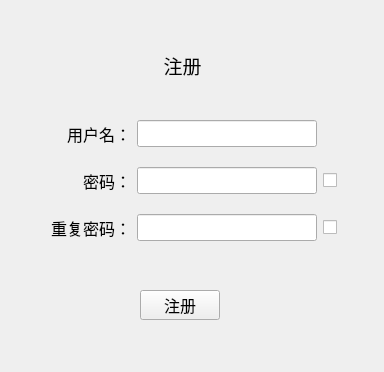
<?xml version="1.0" encoding="UTF-8"?>
<ui version="4.0">
 <class>FormRegister</class>
 <widget class="QWidget" name="FormRegister">
  <property name="geometry">
   <rect>
    <x>0</x>
    <y>0</y>
    <width>384</width>
    <height>372</height>
   </rect>
  </property>
  <property name="windowTitle">
   <string>Form</string>
  </property>
  <widget class="QLabel" name="label">
   <property name="geometry">
    <rect>
     <x>62</x>
     <y>50</y>
     <width>241</width>
     <height>31</height>
    </rect>
   </property>
   <property name="font">
    <font>
     <pointsize>14</pointsize>
    </font>
   </property>
   <property name="text">
    <string>注册</string>
   </property>
   <property name="alignment">
    <set>Qt::AlignCenter</set>
   </property>
  </widget>
  <widget class="QPushButton" name="pbtnRegister">
   <property name="geometry">
    <rect>
     <x>140</x>
     <y>290</y>
     <width>80</width>
     <height>30</height>
    </rect>
   </property>
   <property name="font">
    <font>
     <pointsize>12</pointsize>
    </font>
   </property>
   <property name="text">
    <string>注册</string>
   </property>
  </widget>
  <widget class="QWidget" name="">
   <property name="geometry">
    <rect>
     <x>51</x>
     <y>120</y>
     <width>299</width>
     <height>121</height>
    </rect>
   </property>
   <layout class="QGridLayout" name="gridLayout">
    <item row="0" column="0">
     <widget class="QLabel" name="label_2">
      <property name="font">
       <font>
        <pointsize>12</pointsize>
       </font>
      </property>
      <property name="text">
       <string>用户名：</string>
      </property>
      <property name="alignment">
       <set>Qt::AlignRight|Qt::AlignTrailing|Qt::AlignVCenter</set>
      </property>
     </widget>
    </item>
    <item row="0" column="1">
     <widget class="QLineEdit" name="lnUsername">
      <property name="minimumSize">
       <size>
        <width>180</width>
        <height>0</height>
       </size>
      </property>
      <property name="maximumSize">
       <size>
        <width>180</width>
        <height>16777215</height>
       </size>
      </property>
      <property name="font">
       <font>
        <pointsize>12</pointsize>
       </font>
      </property>
     </widget>
    </item>
    <item row="0" column="2" rowspan="2">
     <spacer name="verticalSpacer_5">
      <property name="orientation">
       <enum>Qt::Vertical</enum>
      </property>
      <property name="sizeHint" stdset="0">
       <size>
        <width>20</width>
        <height>40</height>
       </size>
      </property>
     </spacer>
    </item>
    <item row="1" column="0">
     <spacer name="verticalSpacer_4">
      <property name="orientation">
       <enum>Qt::Vertical</enum>
      </property>
      <property name="sizeHint" stdset="0">
       <size>
        <width>20</width>
        <height>13</height>
       </size>
      </property>
     </spacer>
    </item>
    <item row="1" column="1">
     <spacer name="verticalSpacer">
      <property name="orientation">
       <enum>Qt::Vertical</enum>
      </property>
      <property name="sizeHint" stdset="0">
       <size>
        <width>20</width>
        <height>13</height>
       </size>
      </property>
     </spacer>
    </item>
    <item row="2" column="0">
     <widget class="QLabel" name="label_3">
      <property name="font">
       <font>
        <pointsize>12</pointsize>
       </font>
      </property>
      <property name="text">
       <string>密码：</string>
      </property>
      <property name="alignment">
       <set>Qt::AlignRight|Qt::AlignTrailing|Qt::AlignVCenter</set>
      </property>
     </widget>
    </item>
    <item row="2" column="1">
     <widget class="QLineEdit" name="lnPwd1">
      <property name="minimumSize">
       <size>
        <width>180</width>
        <height>0</height>
       </size>
      </property>
      <property name="maximumSize">
       <size>
        <width>180</width>
        <height>16777215</height>
       </size>
      </property>
      <property name="font">
       <font>
        <pointsize>12</pointsize>
       </font>
      </property>
      <property name="echoMode">
       <enum>QLineEdit::Password</enum>
      </property>
     </widget>
    </item>
    <item row="2" column="2">
     <widget class="QCheckBox" name="chkPwd1Vis">
      <property name="font">
       <font>
        <pointsize>10</pointsize>
       </font>
      </property>
      <property name="text">
       <string/>
      </property>
     </widget>
    </item>
    <item row="3" column="0">
     <spacer name="verticalSpacer_3">
      <property name="orientation">
       <enum>Qt::Vertical</enum>
      </property>
      <property name="sizeHint" stdset="0">
       <size>
        <width>20</width>
        <height>13</height>
       </size>
      </property>
     </spacer>
    </item>
    <item row="3" column="1">
     <spacer name="verticalSpacer_2">
      <property name="orientation">
       <enum>Qt::Vertical</enum>
      </property>
      <property name="sizeHint" stdset="0">
       <size>
        <width>20</width>
        <height>13</height>
       </size>
      </property>
     </spacer>
    </item>
    <item row="3" column="2">
     <spacer name="verticalSpacer_6">
      <property name="orientation">
       <enum>Qt::Vertical</enum>
      </property>
      <property name="sizeHint" stdset="0">
       <size>
        <width>20</width>
        <height>13</height>
       </size>
      </property>
     </spacer>
    </item>
    <item row="4" column="0">
     <widget class="QLabel" name="label_4">
      <property name="font">
       <font>
        <pointsize>12</pointsize>
       </font>
      </property>
      <property name="text">
       <string>重复密码：</string>
      </property>
      <property name="alignment">
       <set>Qt::AlignRight|Qt::AlignTrailing|Qt::AlignVCenter</set>
      </property>
     </widget>
    </item>
    <item row="4" column="1">
     <widget class="QLineEdit" name="lnPwd2">
      <property name="minimumSize">
       <size>
        <width>180</width>
        <height>0</height>
       </size>
      </property>
      <property name="maximumSize">
       <size>
        <width>180</width>
        <height>16777215</height>
       </size>
      </property>
      <property name="font">
       <font>
        <pointsize>12</pointsize>
       </font>
      </property>
      <property name="echoMode">
       <enum>QLineEdit::Password</enum>
      </property>
     </widget>
    </item>
    <item row="4" column="2">
     <widget class="QCheckBox" name="chkPwd2Vis">
      <property name="font">
       <font>
        <pointsize>10</pointsize>
       </font>
      </property>
      <property name="text">
       <string/>
      </property>
     </widget>
    </item>
   </layout>
  </widget>
 </widget>
 <tabstops>
  <tabstop>lnUsername</tabstop>
  <tabstop>lnPwd1</tabstop>
  <tabstop>lnPwd2</tabstop>
 </tabstops>
 <resources/>
 <connections/>
</ui>
